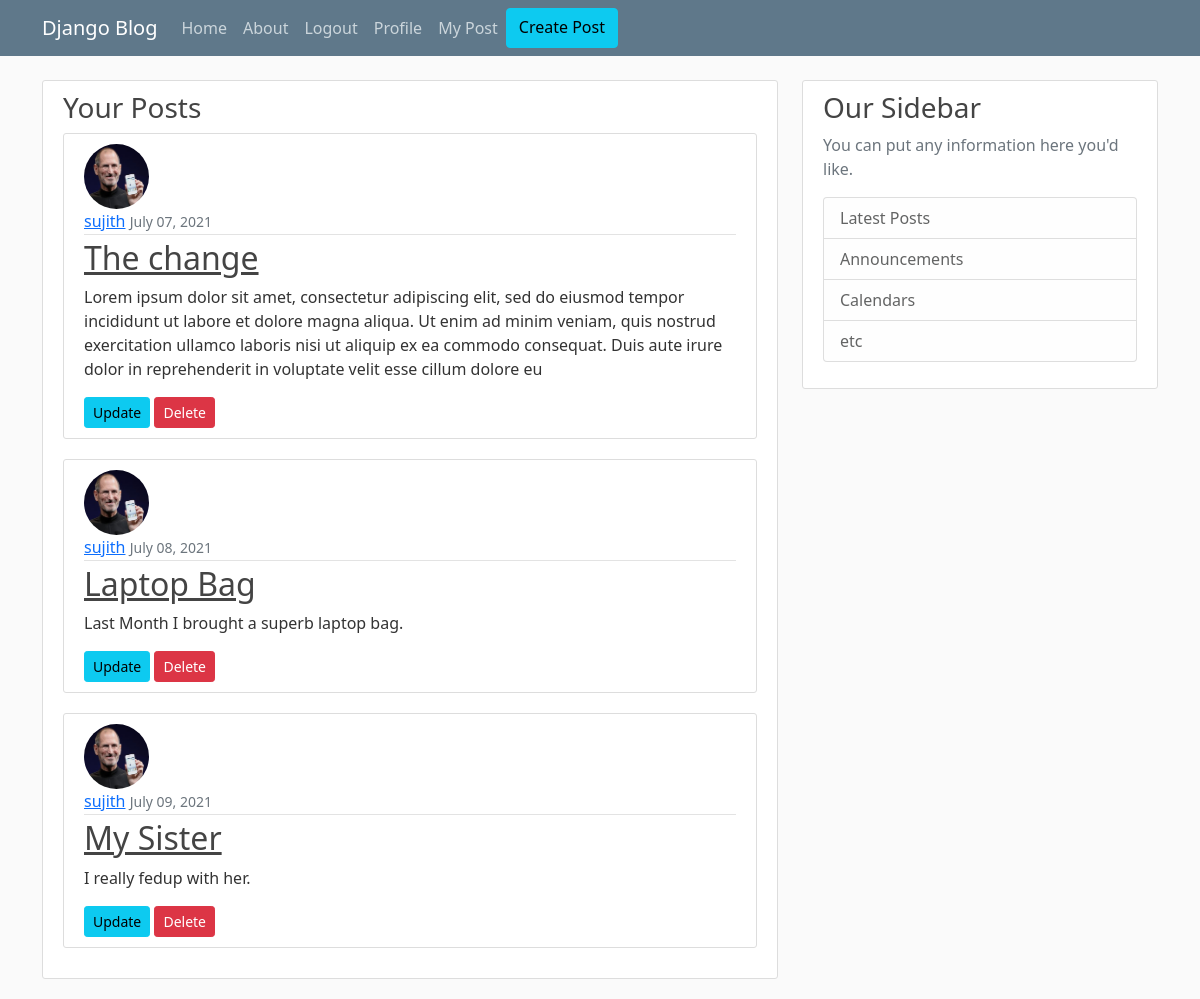
The app's page /my-post/ (signed in) with its own data.
### blog/models.py (models this page shows, shortened)
class Post(models.Model):
    title = models.CharField(max_length=100)
    content = models.TextField()
    date_posted = models.DateTimeField(default=timezone.now)
    author = models.ForeignKey(User, on_delete=models.CASCADE) #if author is deleted, then post is also deleted.

### users/models.py (models this page shows, shortened)
class Profile(models.Model):
    user = models.OneToOneField(User, on_delete=models.CASCADE)
    image = models.ImageField(default='default.jpg', upload_to='profile_pics')

### blog/views.py (the view)
# urls.py: path('my-post/', views.myPost, name="my-post"),
def myPost(request):
    my_post = Post.objects.filter(author=request.user)
    context = {'my_post':my_post}
    return render(request, 'blog/my_post.html', context)

### blog/templates/blog/my_post.html
{% extends "blog/base.html" %}
{% block content %}
<div class="content-section">
    <h3>Your Posts</h3>
    {% for post in my_post %}
   <article class="media content-section">
     <img class="rounded-circle article-img" src="{{ post.author.profile.image.url }}">
       <div class="media-body">
         <div class="article-metadata">
           <a class="mr-2" href="#">{{ post.author }}</a>
           <small class="text-muted">{{ post.date_posted|date:"F d, Y" }}</small>
         </div>
         <h2><a class="article-title" href="#">{{ post.title }}</a></h2>
         <p class="article-content">{{ post.content }}</p>
         <a class="btn btn-sm btn-info" href="{% url 'update-post' post.id %}">Update</a>
         <a class="btn btn-sm btn-danger" href="{% url 'delete-post' post.id %}">Delete</a>
       </div>
   </article>
   {% endfor %}
  </div>
  {% endblock content %}

### blog/static/blog/main.css (style rules this page uses)
body { background: #fafafa; color: #333333; margin-top: 5rem; }
h1, h2, h3, h4, h5, h6 { color: #444444; }
.content-section { background: #ffffff; padding: 10px 20px; border: 1px solid #dddddd; border-radius: 3px; margin-bottom: 20px; }
.article-title { color: #444444; }
.article-content { white-space: pre-line; }
.article-img { height: 65px; width: 65px; margin-right: 16px; }
.article-metadata { padding-bottom: 1px; margin-bottom: 4px; border-bottom: 1px solid #e3e3e3 }

### records on screen
Post: author.profile.image (picture), author "sujith", date_posted "July 07, 2021", title "The change", content "Lorem ipsum dolor sit amet, consectetur adipiscing elit, sed do eiusmod tempor incididunt ut labore et dolore magna aliqua. Ut enim ad minim veniam, quis nostrud exercitation ullamco laboris nisi ut aliquip ex ea commodo consequat. Duis aute irure dolor in reprehenderit in voluptate velit esse cillum dolore eu"
Post: author.profile.image (picture), author "sujith", date_posted "July 08, 2021", title "Laptop Bag", content "Last Month I brought a superb laptop bag."
Post: author.profile.image (picture), author "sujith", date_posted "July 09, 2021", title "My Sister", content "I really fedup with her."
